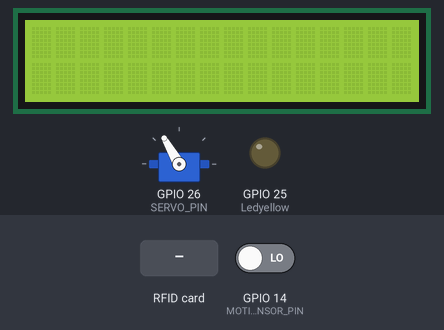
The sketch below on a simulated ESP32. Parts: servo, 16×2 character LCD, output pins drawn as LEDs (lit = HIGH). The test bench sets the inputs (shaded band); at power-on: GPIO 14 (MOTION_SENSOR_PIN) LOW. WiFi joins after 1.5 s; servers stay silent unless stated; the local clock reads 2024-03-15 10:24:30 at power-on unless the sketch sets it; what the sketch prints to the serial monitor is not drawn.

Above: at 3.3 s.
3.4 s: GPIO 14 (MOTION_SENSOR_PIN) driven HIGH
At 4.7 s:
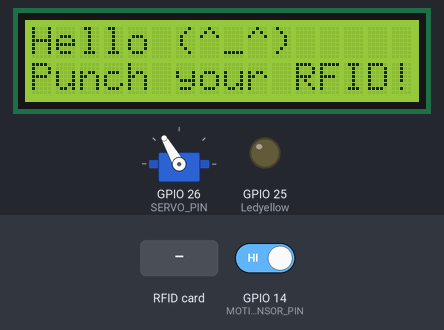
6.7 s: RFID card 4A B4 2D 48 held to the reader
At 9.89 s:
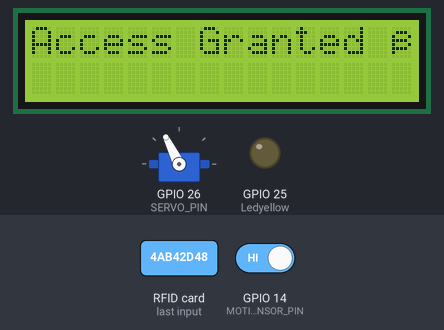
At 13.6 s:
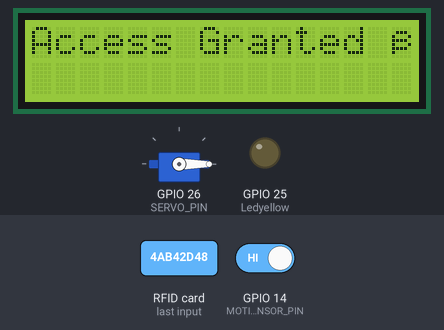
Timing chart, 0 to 15.1 s (numbered marks = the images above; inputs shaded):
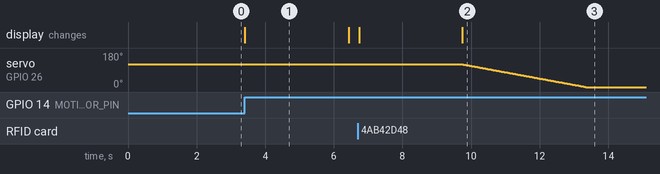

The sketch:

sketch_may3e.ino
```cpp
#include <ESP32Servo.h>
#include <LiquidCrystal.h>
#include <WiFi.h>
#include <WiFiClientSecure.h>
#include <UniversalTelegramBot.h>   // Universal Telegram Bot Library written by Brian Lough: https://github.com/witnessmenow/Universal-Arduino-Telegram-Bot
#include <ArduinoJson.h>
#include <SPI.h>
#include <MFRC522.h>

#define SS_PIN  21  // ESP32 pin GPIO21
#define RST_PIN 22 // ESP32 pin GPIO22

MFRC522 mfrc522(SS_PIN, RST_PIN);

// network credentials
const char* ssid = "Narzo";
const char* password = "narcotics";

// Initializing Telegram BOT
#define BOTtoken "5995373119:AAH_Z750KAxMXxUifsoeOrAGX5E1Ti5jtX4"  // Bot Token (Recieved from Botfather)

// Use @myidbot to find out the chat ID of an individual or a group
#define CHAT_ID "1345756349"

WiFiClientSecure client;
UniversalTelegramBot bot(BOTtoken, client);

LiquidCrystal lcd(4, 13, 5, 17, 16, 15);

#define MOTION_SENSOR_PIN  14 // ESP32 pin GIOP14 connected to motion sensor's pin
#define SERVO_PIN          26 // ESP32 pin GIOP26 connected to servo motor's pin

Servo servo; // creating servo object to control a servo

// variables will change:
int angle = 120;          // the current angle of servo motor
int currentMotionState; // the current state of motion sensor

int Ledyellow = 25;
int LDR = 34;
int nilaiLDR = 0;

// Checks for new messages every 1 second.
int botRequestDelay = 1000;
unsigned long lastTimeBotRan;

// Handle what happens when you receive new messages
void handleNewMessages(int numNewMessages) {
  Serial.println("handleNewMessages");
  Serial.println(String(numNewMessages));

  for (int i=0; i<numNewMessages; i++) {
    // Chat id of the requester
    String chat_id = String(bot.messages[i].chat_id);
    if (chat_id != CHAT_ID){
      bot.sendMessage(chat_id, "Unauthorized user", "");
      continue;
    }

    // Print the received message
    String text = bot.messages[i].text;
    Serial.println(text);

    String from_name = bot.messages[i].from_name;

    if (text == "/start") {
      String welcome = "Welcome, " + from_name + ".\n";
      welcome += "Use the following commands to control your cabinet.\n\n";
      welcome += "/state to request current Gate state \n";
      bot.sendMessage(chat_id, welcome, "");
    }

    if (text == "/state") {
      if (digitalRead(25)){
        bot.sendMessage(chat_id, "Gate is open", "");
      }
      else{
        bot.sendMessage(chat_id, "Gate is closed", "");
      }
    }
  }
}
//Function when authorized person access the door
void access() {
  Serial.print("Accessed message sending....");
  String content= "";
  byte letter;
  for (byte i = 0; i < mfrc522.uid.size; i++)
  {
    Serial.print(mfrc522.uid.uidByte[i] < 0x10 ? " 0" : " ");
    Serial.print(mfrc522.uid.uidByte[i], HEX);
    content.concat(String(mfrc522.uid.uidByte[i] < 0x10 ? " 0" : " "));
    content.concat(String(mfrc522.uid.uidByte[i], HEX));
  }
  content.toUpperCase();
  String user = content.substring(1) + " Accessed the Cabinet." + ".\n";
  bot.sendMessage(CHAT_ID, user, "");
  Serial.print("Accessed message sent!");
  Serial.println("");
}

//Function when unauthorized person tries to open the cabinet
void denied() {
  Serial.print("Denial message sending....");
  String content= "";
  byte letter;
  for (byte i = 0; i < mfrc522.uid.size; i++)
  {
    Serial.print(mfrc522.uid.uidByte[i] < 0x10 ? " 0" : " ");
    Serial.print(mfrc522.uid.uidByte[i], HEX);
    content.concat(String(mfrc522.uid.uidByte[i] < 0x10 ? " 0" : " "));
    content.concat(String(mfrc522.uid.uidByte[i], HEX));
  }
  content.toUpperCase();
  String user = content.substring(1) + " Tried to access Cabinet." + ".\n";
  bot.sendMessage(CHAT_ID, user, "");
  Serial.print("Denial message sent");
  Serial.println("");
}


void setup() {
  Serial.begin(9600);                // initialize serial

  SPI.begin(); // init SPI bus
  mfrc522.PCD_Init(); // init MFRC522

  pinMode(MOTION_SENSOR_PIN, INPUT); // set ESP32 pin to input mode
  servo.attach(SERVO_PIN);           // attaches the servo on pin 9 to the servo object

  servo.write(angle);
  currentMotionState = digitalRead(MOTION_SENSOR_PIN);

  pinMode(Ledyellow, OUTPUT);

  lcd.begin(16, 2);

  //connect to wifi
  WiFi.mode(WIFI_STA);
  WiFi.begin(ssid, password);
  configTime(0, 0, "pool.ntp.org");      // get UTC time via NTP
  client.setCACert(TELEGRAM_CERTIFICATE_ROOT); // Add root certificate for api.telegram.org

  while (WiFi.status() != WL_CONNECTED) {
    delay(1000);
    Serial.println("Connecting to WiFi..");
  }
  // Print ESP32 Local IP Address
  Serial.println(WiFi.localIP());
}

void loop() {

  lcd.clear();
  //Telegram new message handler
  if (millis() > lastTimeBotRan + botRequestDelay)  {
    int numNewMessages = bot.getUpdates(bot.last_message_received + 1);

    while(numNewMessages) {
      Serial.println("got response");
      handleNewMessages(numNewMessages);
      numNewMessages = bot.getUpdates(bot.last_message_received + 1);
    }
    lastTimeBotRan = millis();
  }

  // Motion detection
  currentMotionState = digitalRead(MOTION_SENSOR_PIN); // read new state

  if (currentMotionState == HIGH) { // pin state change: LOW -> HIGH
    Serial.println("Motion detected!°");
    lcd.setCursor(0, 0);
    lcd.print("Hello (^_^)");
    lcd.setCursor(0, 1);
    lcd.print("Punch your RFID!");
    delay(3000);
    // Looking for new cards
    if ( ! mfrc522.PICC_IsNewCardPresent()) {
      return;
    }
    // Select one of the cards
    if ( ! mfrc522.PICC_ReadCardSerial()) {
      return;
    }
    //Show UID on serial monitor
    Serial.print("UID tag :");
    String content= "";
    byte letter;
    for (byte i = 0; i < mfrc522.uid.size; i++)
    {
      Serial.print(mfrc522.uid.uidByte[i] < 0x10 ? " 0" : " ");
      Serial.print(mfrc522.uid.uidByte[i], HEX);
      content.concat(String(mfrc522.uid.uidByte[i] < 0x10 ? " 0" : " "));
      content.concat(String(mfrc522.uid.uidByte[i], HEX));
    }
    Serial.println();
    Serial.print("Message : ");
    content.toUpperCase();

  /*--------------------------------------------------------- Authorized ---------------------------------------------------------*/

    if (content.substring(1) == "4A B4 2D 48" || content.substring(1) == "E9 7E 8F 36") //change here the UID of the card/cards that you want to give access
    {
      lcd.clear();
      lcd.setCursor(0, 0);
      lcd.print("Access Granted ►");
      Serial.println("Authorized access");
      Serial.println();
      for(angle = 120; angle >= 0; angle-=1){
        servo.write(angle);
        delay(30);
      }
      /*-------------------------------------------LDR + LED --------------------------------*/
      nilaiLDR=analogRead(LDR);
      Serial.print("Nilai LDR =");
      Serial.println(nilaiLDR);

      if (nilaiLDR < 500){
        digitalWrite(Ledyellow,HIGH);
      }
      else if (nilaiLDR > 500 ){
        digitalWrite(Ledyellow,LOW);
      }
      access();

      delay(10000);
      for(angle = 0; angle <= 120; angle+=1){
        servo.write(angle);
        delay(30);
      }
      digitalWrite(Ledyellow, LOW);
    }
      /*------------------------ Denied ----------------------*/
    else   {
      Serial.println(" Access denied ❌");
      lcd.clear();
      lcd.setCursor(0, 0);
      lcd.print("Access denied");
      denied();
      Serial.print("");
    }
    delay(2000);
  }
}
```

Measured:
- after the input at 3.4 s, the display: changes at once (image 1)
- after the input at 6.7 s, servo on GPIO 26 (SERVO_PIN): moves from 120° to 0° over 3.6 s, starting after 3.1 s; the display: first differs from a run without the input after 3.0 s (image 2)
- what the display in image 1 shows lasts 3.0 s, from 3.4 s to 6.4 s
